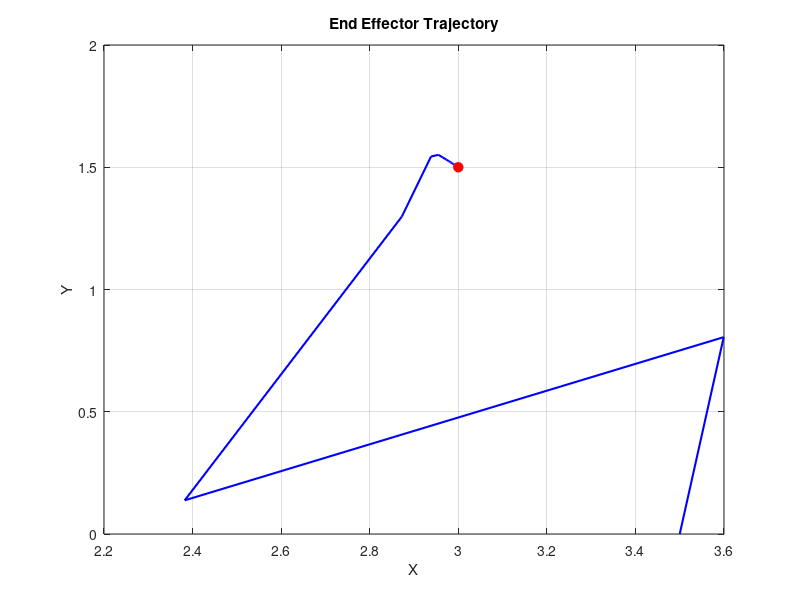

Write the MATLAB code that produced this figure.
% Link lengths 
L2 = 2;
L3 = 1.5;

% Desired end effector position 
x_target = 3; 
y_target = 1.5; 

theta1 = 0; 
% Initial joint angles 
L1 = 0; 
theta2 = 0;  
theta3 = 0;  

x_k_traj = zeros(2);
% Tolerance for convergence 
tolerance = 1e-6; 

% Function to calculate forward kinematics 
forward_kinematics = @(L1, theta2, theta3) [L1 * cos(theta1) + L2 * cos(theta1 + theta2) + L3 * cos(theta1 + theta2 + theta3);
                                                L1 * sin(theta1) + L2 * sin(theta1 + theta2) + L3 * sin(theta1 + theta2 + theta3)];
error_x = 10;
error_y = 10;
i = 1;
% Iterative inverse kinematics using Jacobian Transpose method
while(abs(error_x) > tolerance && abs(error_y) > tolerance)
    % Calculate current end effector position
    current_pos = forward_kinematics(L1, theta2, theta3);
    x_current = current_pos(1)
    y_current = current_pos(2)

    x_k_traj(:, i) = [x_current;y_current];
    
    i = i+1;
    % Error between desired and current end effector position
    error_x = x_target - x_current;
    error_y = y_target - y_current;
   
    % Calculate Jacobian matrix
    J11 = -L1 * sin(theta1) - L2 * sin(theta1 + theta2) - L3 * sin(theta1 + theta2 + theta3);
    J12 = -L2 * sin(theta1 + theta2) - L3 * sin(theta1 + theta2 + theta3);
    J13 = -L3 * sin(theta1 + theta2 + theta3);
    J21 = L1 * cos(theta1) + L2 * cos(theta1 + theta2) + L3 * cos(theta1 + theta2 + theta3);
    J22 = L2 * cos(theta1 + theta2) + L3 * cos(theta1 + theta2 + theta3);
    J23 = L3 * cos(theta1 + theta2 + theta3);
    J = [J11, J12, J13;
         J21, J22, J23];
    
    % Calculate pseudo-inverse of Jacobian matrix
    J_pseudo_inv = pinv(J);
    
    % Calculate delta_theta
    delta_theta =  J_pseudo_inv * [error_x; error_y];
    
    % Update joint angles
    L1 = max(0,L1 + delta_theta(1));
    theta2 = theta2 + delta_theta(2);
    theta3 = theta3 + delta_theta(3);
end
figure;
plot(x_k_traj(1, :), x_k_traj(2, :), 'b-', 'LineWidth', 1.5);
hold on;
plot(x_target, y_target, 'ro', 'MarkerSize', 7,'MarkerFaceColor', 'r');
xlabel('X');
ylabel('Y');
title('End Effector Trajectory');
grid on;
% Print the final joint angles 
fprintf('Final Joint Angles:\n');
fprintf('L1: %f\n', L1);
fprintf('Theta2: %f\n', theta2);
fprintf('Theta3: %f\n', theta3);

% checking the result 
x = L1 * cos(theta1) + L2 * cos(theta1 + theta2) + L3 * cos(theta1 + theta2 + theta3)
y = L1 * sin(theta1) + L2 * sin(theta1 + theta2) + L3 * sin(theta1 + theta2 + theta3)